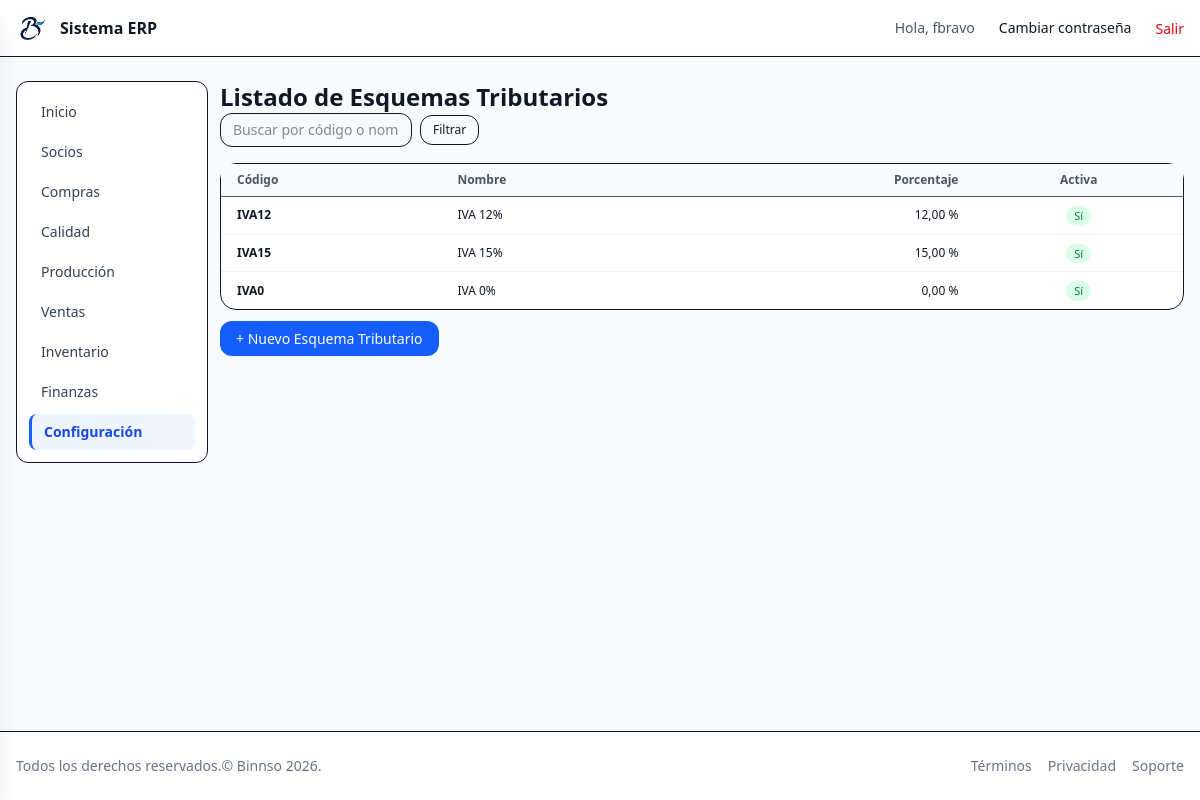
Screenshot of /core/taxscheme/list/ (signed in) with the database file from the repository.
### core/models.py (models this page shows, shortened)
class AuditModel(models.Model):
    created_at = models.DateTimeField(auto_now_add=True)
    updated_at = models.DateTimeField(auto_now=True)
    created_by = models.ForeignKey(settings.AUTH_USER_MODEL, null=True, blank=True,
    related_name="%(class)s_created", on_delete=models.SET_NULL)
    updated_by = models.ForeignKey(settings.AUTH_USER_MODEL, null=True, blank=True,
    related_name="%(class)s_updated", on_delete=models.SET_NULL)
    class Meta:
        abstract = True

class TaxScheme(AuditModel):
    code = models.CharField(max_length=20,unique=True,
    help_text="Código interno del esquema tributario (ej: IVA12, IVA0, EXENTO)"
    )
    name = models.CharField(
    max_length=100,
    help_text="Nombre descriptivo (IVA 12%, IVA 0%, Exento, etc.)"
    )
    rate = models.DecimalField(max_digits=5,decimal_places=2,
    help_text="Porcentaje (ej. 12.00 para IVA 12%)"
    )
    is_active = models.BooleanField(default=True)
    applies_sales = models.BooleanField(default=True)
    applies_purchases = models.BooleanField(default=True)
    class Meta:
        verbose_name = "Esquema Tributario"
        verbose_name_plural = "Esquemas Tributarios"

### core/views.py (the view)
# urls.py: path('taxscheme/list/', TaxSchemeListView.as_view(), name='taxscheme_list'),
class TaxSchemeListView(LoginRequiredMixin, ModulePermissionMixin, View):
    permission_required = "core.view_taxscheme"
    template_name = 'core/taxscheme_list.html'
    def get(self, request):
        qs = TaxScheme.objects.all()
        q = request.GET.get("q", "").strip()
        if q:
            qs = qs.filter(
                models.Q(code__icontains=q) | models.Q(name__icontains=q)
            )
        return render(request, self.template_name, {'schemes': qs})

### core/context_processors.py (called while the page is built, shortened)
def module_access(request):
    user = getattr(request, "user", None)
    if user is None or not user.is_authenticated:
        return {"modules": {k: False for k in MODULE_APP_MAP}}
    if user.is_superuser or user.groups.filter(name="admin").exists():
        return {"modules": {k: True for k in MODULE_APP_MAP}}

### core/mixins.py (called while the page is built)
    def has_permission(self):
        user = self.request.user
        if user.is_superuser or user.groups.filter(name="admin").exists():
            return True
        return super().has_permission()

### templates/core/taxscheme_list.html (shortened to what this page needs)
{% extends 'layouts/app.html' %}
{% block app_header %}
  <h1 class="text-2xl font-bold">Listado de Esquemas Tributarios</h1>
{% endblock %}
{% block app_content %}
  <form method="get" class="mb-4 flex items-center gap-2 text-sm">
    <input type="text" name="q" value="{{ request.GET.q|default_if_none:'' }}"
           placeholder="Buscar por código o nombre…"
           class="w-48 rounded-xl border px-3 py-1.5 text-sm focus:outline-none focus:ring-1 focus:ring-blue-500" />
    <button type="submit" class="rounded-xl border px-3 py-1.5 text-xs hover:bg-gray-50">Filtrar</button>
  </form>
  <div class="bg-white rounded-2xl border">
    <table class="min-w-full text-sm">
      <thead>
        <tr class="border-b bg-gray-50 text-xs font-semibold text-gray-600">
          <th class="px-4 py-2 text-left">Código</th>
          <th class="px-4 py-2 text-left">Nombre</th>
          <th class="px-4 py-2 text-right">Porcentaje</th>
          <th class="px-4 py-2 text-center">Activa</th>
        </tr>
      </thead>
      <tbody class="divide-y divide-gray-100">
        {% for ts in schemes %}
          <tr class="hover:bg-gray-50">
            <td class="px-4 py-2 text-xs font-semibold">{{ ts.code }}</td>
            <td class="px-4 py-2 text-xs">{{ ts.name }}</td>
            <td class="px-4 py-2 text-xs text-right">{{ ts.rate }} %</td>
            <td class="px-4 py-2 text-center">
              {% if ts.is_active %}
                <span class="inline-flex rounded-full bg-green-100 px-2 py-0.5 text-[11px] text-green-700">Sí</span>
              {% else %}
                <span class="inline-flex rounded-full bg-red-100 px-2 py-0.5 text-[11px] text-red-700">No</span>
              {% endif %}
            </td>
          </tr>
        {% empty %}
          <tr>
            <td colspan="4" class="px-4 py-6 text-center text-sm text-gray-500">No hay esquemas tributarios registrados.</td>
          </tr>
        {% endfor %}
      </tbody>
    </table>
  </div>
  <div class="mt-4">
    <a href="{% url 'core:taxscheme_create' %}"
       class="rounded-xl bg-blue-600 px-4 py-2 text-sm font-medium text-white hover:bg-blue-700">
      + Nuevo Esquema Tributario
    </a>
  </div>
{% endblock %}

### templates/partials/_navbar.html (shortened to what this page needs)
{% load static %}
<header class="bg-white/80 backdrop-blur border-b">
  <div class="container mx-auto max-w-7xl px-4 py-3 flex items-center justify-between">
    <a href="{% url 'dashboard' %}" class="flex items-center gap-3">
      <img src="{% static 'img/logo.png' %}" alt="Logo" class="h-8 w-8" />
      <span class="font-semibold">Sistema ERP</span>
    </a>
    <nav class="hidden md:flex items-center gap-6">
      {% if request.user.is_authenticated %}
        <span class="text-sm text-gray-600">Hola, {{ request.user.get_username }}</span>
        <a href="{% url 'password_change' %}" class="text-sm hover:underline">Cambiar contraseña</a>
        <form method="post" action="{% url 'logout' %}" class="inline">
          <button type="submit" class="text-sm text-red-600 hover:underline">
          Salir
        </button>
          </form>
      {% else %}
        <a href="{% url 'login' %}" class="text-sm text-blue-600 hover:underline">Iniciar sesión</a>
      {% endif %}
    </nav>
  </div>
</header>

### rows the page displays
TaxScheme: code "IVA12", name "IVA 12%", rate "12,00", is_active "Sí"
TaxScheme: code "IVA15", name "IVA 15%", rate "15,00", is_active "Sí"
TaxScheme: code "IVA0", name "IVA 0%", rate "0,00", is_active "Sí"

### other values shown
{{ request.user.get_username }} "fbravo"
